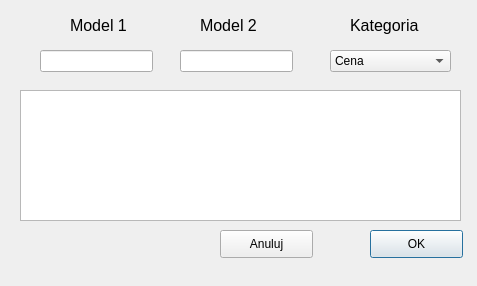
<?xml version="1.0" encoding="UTF-8"?>
<ui version="4.0">
 <class>Porownaj</class>
 <widget class="QDialog" name="Porownaj">
  <property name="geometry">
   <rect>
    <x>0</x>
    <y>0</y>
    <width>477</width>
    <height>286</height>
   </rect>
  </property>
  <property name="windowTitle">
   <string>Dialog</string>
  </property>
  <widget class="QLabel" name="label">
   <property name="geometry">
    <rect>
     <x>70</x>
     <y>10</y>
     <width>81</width>
     <height>31</height>
    </rect>
   </property>
   <property name="text">
    <string>&lt;html&gt;&lt;head/&gt;&lt;body&gt;&lt;p&gt;&lt;span style=&quot; font-size:12pt;&quot;&gt;Model 1&lt;/span&gt;&lt;/p&gt;&lt;/body&gt;&lt;/html&gt;</string>
   </property>
  </widget>
  <widget class="QLabel" name="label_2">
   <property name="geometry">
    <rect>
     <x>200</x>
     <y>10</y>
     <width>71</width>
     <height>31</height>
    </rect>
   </property>
   <property name="text">
    <string>&lt;html&gt;&lt;head/&gt;&lt;body&gt;&lt;p&gt;&lt;span style=&quot; font-size:12pt;&quot;&gt;Model 2&lt;/span&gt;&lt;/p&gt;&lt;/body&gt;&lt;/html&gt;</string>
   </property>
  </widget>
  <widget class="QLineEdit" name="lineEdit">
   <property name="geometry">
    <rect>
     <x>40</x>
     <y>50</y>
     <width>113</width>
     <height>22</height>
    </rect>
   </property>
  </widget>
  <widget class="QLineEdit" name="lineEdit_2">
   <property name="geometry">
    <rect>
     <x>180</x>
     <y>50</y>
     <width>113</width>
     <height>22</height>
    </rect>
   </property>
  </widget>
  <widget class="QPushButton" name="pushButton">
   <property name="geometry">
    <rect>
     <x>370</x>
     <y>230</y>
     <width>93</width>
     <height>28</height>
    </rect>
   </property>
   <property name="text">
    <string>OK</string>
   </property>
  </widget>
  <widget class="QPushButton" name="pushButton_2">
   <property name="geometry">
    <rect>
     <x>220</x>
     <y>230</y>
     <width>93</width>
     <height>28</height>
    </rect>
   </property>
   <property name="text">
    <string>Anuluj</string>
   </property>
  </widget>
  <widget class="QLabel" name="label_3">
   <property name="geometry">
    <rect>
     <x>350</x>
     <y>10</y>
     <width>91</width>
     <height>31</height>
    </rect>
   </property>
   <property name="text">
    <string>&lt;html&gt;&lt;head/&gt;&lt;body&gt;&lt;p&gt;&lt;span style=&quot; font-size:12pt;&quot;&gt;Kategoria&lt;/span&gt;&lt;/p&gt;&lt;/body&gt;&lt;/html&gt;</string>
   </property>
  </widget>
  <widget class="QComboBox" name="comboBox">
   <property name="geometry">
    <rect>
     <x>330</x>
     <y>50</y>
     <width>121</width>
     <height>22</height>
    </rect>
   </property>
   <item>
    <property name="text">
     <string>Cena</string>
    </property>
   </item>
   <item>
    <property name="text">
     <string>Ocena</string>
    </property>
   </item>
   <item>
    <property name="text">
     <string>Rok</string>
    </property>
   </item>
  </widget>
  <widget class="QTableView" name="tableView">
   <property name="geometry">
    <rect>
     <x>20</x>
     <y>90</y>
     <width>441</width>
     <height>131</height>
    </rect>
   </property>
  </widget>
 </widget>
 <resources/>
 <connections/>
</ui>
